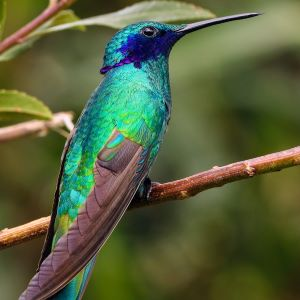
#> input picture Images/1.jpg, 300 x 300 px; its folder holds only this picture in this run
$ python -i EnhanceImg_Display.py   (imports and definitions only)
#> lines starting #> are read from the running program, lines starting #| are printed output that depends on the picture
import cv2
import numpy as np
import matplotlib
# [1 line not run here, left out]

import matplotlib.pyplot as plt

def calculate_histogram(image, mode):
    """
    Calculate the histogram of an image manually without using OpenCV's calcHist.

    Args:
        image: The input image. It can be either a grayscale or RGB image.
        mode (str): The mode of the image. It can be 'rgb' or 'gray'.

    Returns:
        list: A list containing the histogram(s) of the image.
              - For 'rgb' mode, it returns a list with three histograms (R, G, B).
              - For 'gray' mode, it returns a list with a single histogram.

    Raises:
        ValueError: If the mode is neither 'rgb' nor 'gray'.
    """
    if mode not in ('rgb', 'gray'):
        raise ValueError("Invalid mode. Use 'rgb' or 'gray'.")

    # Initialize the histogram with 256 bins (0-255)
    histogram = [0] * 256

    if mode == 'rgb':
        # Split the image into its R, G, B channels
        r_channel = image[:, :, 0]
        g_channel = image[:, :, 1]
        b_channel = image[:, :, 2]

        # Calculate histogram for each channel
        histograms = []
        for channel in [r_channel, g_channel, b_channel]:
            hist = [0] * 256
            for row in channel:
                for pixel in row:
                    hist[pixel] += 1
            histograms.append(hist)
        return histograms
    else:  # mode == 'gray'
        # Iterate through each pixel in the grayscale image
        for row in image:
            for pixel in row:
                histogram[pixel] += 1
        return [histogram]


def plot_histograms_as_array(hist, mode, title="Histogram"):
    if mode == "rgb":
        colors = ['blue', 'green', 'red']
        # labels = ['Blue Channel', 'Green Channel', 'Red Channel']
    else:
        colors = ['black']
        # labels = ['Grayscale Channel']

    fig, axs = plt.subplots(len(hist), 1, figsize=(5, 10))

    if len(hist) == 1:
        axs = [axs]  # Handle case for grayscale where axs is not a list.

    for i, color in enumerate(colors):
        axs[i].bar(np.arange(256), hist[i], color=color, width=1)
        # axs[i].set_title(f'{labels[i]}', fontsize=10, color=color)

        axs[i].set_xlim([0, 255])
        axs[i].set_facecolor('#F5F5F5')
        axs[i].spines['top'].set_visible(False)
        axs[i].spines['right'].set_visible(False)

    plt.suptitle(title, fontsize=12)
    plt.tight_layout()

    fig.canvas.draw()
    img = np.frombuffer(fig.canvas.buffer_rgba(), dtype=np.uint8)
    img = img.reshape(fig.canvas.get_width_height()[::-1] + (4,))  # RGBA

    img = cv2.cvtColor(img, cv2.COLOR_RGBA2RGB)  # Convert to RGB (optional if you want to match before)

    plt.close(fig)
    return img

def plot_cdf_as_array(hist, mode, title="Cumulative Distribution Function (CDF)"):
    """
    Calculate and plot the Cumulative Distribution Function (CDF) of an image histogram manually.

    Args:
        hist: The histogram of the image. For 'rgb' mode, it's a list of three histograms (R, G, B).
             For 'gray' mode, it's a single histogram.
        mode (str): The mode of the image. It can be 'rgb' or 'gray'.
        title (str): The title for the plot.

    Returns:
        img: The plot of the CDF as an image array.
    """
    if mode not in ('rgb', 'gray'):
        raise ValueError("Invalid mode. Use 'rgb' or 'gray'.")

    if mode == "rgb":
        colors = ['blue', 'green', 'red']
        num_channels = 3
    else:
        colors = ['black']
        num_channels = 1

    # Create a figure with subplots for each channel
    fig, axs = plt.subplots(num_channels, 1, figsize=(5, 10))
    if num_channels == 1:
        axs = [axs]  # Handle grayscale case

    for i in range(num_channels):
        if num_channels == 1:
            channel_hist = hist[0]
        else:
            channel_hist = hist[i]

        # Initialize CDF
        cdf = [0] * 256
        running_total = 0

        # Calculate running sum manually
        for intensity in range(256):
            running_total += channel_hist[intensity]
            cdf[intensity] = running_total

        # Normalize CDF
        total_pixels = running_total
        if total_pixels != 0:
            cdf = [value / total_pixels for value in cdf]
        else:
            # Handle case where there are no pixels (shouldn't happen with valid histogram)
            cdf = [0.0 for _ in range(256)]

        # Plot the CDF
        axs[i].plot(cdf, color=colors[i], linewidth=1.5)
        axs[i].set_xlim([0, 255])
        axs[i].set_ylim([0, 1])
        axs[i].set_facecolor('#F5F5F5')
        axs[i].spines['top'].set_visible(False)
        axs[i].spines['right'].set_visible(False)

    plt.suptitle(title, fontsize=12)
    plt.tight_layout()

    # Convert plot to image array
    fig.canvas.draw()
    img = np.frombuffer(fig.canvas.buffer_rgba(), dtype=np.uint8)
    img = img.reshape(fig.canvas.get_width_height()[::-1] + (4,))  # RGBA

    img = cv2.cvtColor(img, cv2.COLOR_RGBA2RGB)  # Convert to RGB

    plt.close(fig)
    return img

# [37 lines left out: function process_image, not called in this run]


def process_image(image, mode="rgb"):
    """
    Args:
        image (numpy.ndarray): Image to process.
        mode (str, optional): Mode to process image. Defaults to "rgb".

    Returns:
        numpy.ndarray: Histogram image.
        numpy.ndarray: CDF image.
    """


    height, width = image.shape[:2]

    # Calculate histogram
    hist = calculate_histogram(image, mode)

    # Generate images (histogram & CDF)
    hist_bars_img = plot_histograms_as_array(hist, mode, title=f"{mode.upper()} Histogram")
    cdf_img = plot_cdf_as_array(hist, mode, title=f"{mode.upper()} CDF")

    # Resize both to match original image size
    hist_bars_img = cv2.resize(hist_bars_img, (width, height))
    cdf_img = cv2.resize(cdf_img, (width, height))

    return hist_bars_img, cdf_img


# [96 lines left out: functions equalize_image, normalize_image, manual_global_threshold, manual_local_threshold, not called in this run]

>>> import cv2
>>> picture = cv2.imread('Images/1.jpg')
#> picture is the input picture: shape (300, 300, 3); mean B, G, R 62, 97.4, 87.4
>>> result = process_image(picture)
#> in calculate_histogram, `r_channel = image[:, :, 0]`:
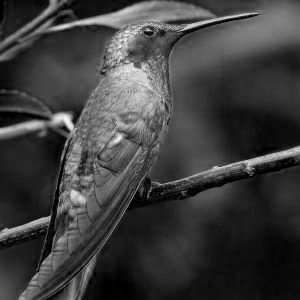
#> r_channel: shape (300, 300); min 0, max 251, mean 62
#> in calculate_histogram, `g_channel = image[:, :, 1]`:
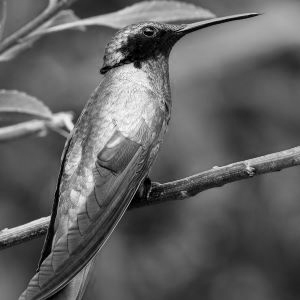
#> g_channel: shape (300, 300); min 0, max 254, mean 97.4
#> in calculate_histogram, `b_channel = image[:, :, 2]`:
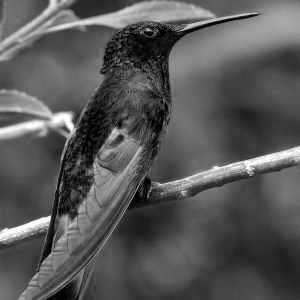
#> b_channel: shape (300, 300); min 0, max 255, mean 87.4
#> the loop in calculate_histogram, `for channel in [r_channel, g_channel, b_channel]:` made 3 passes
#> after the loop in calculate_histogram, `for channel in [r_channel, g_channel, b_channel]:`: histograms = 3 items
#> in plot_histograms_as_array, `plt.close(fig)`:
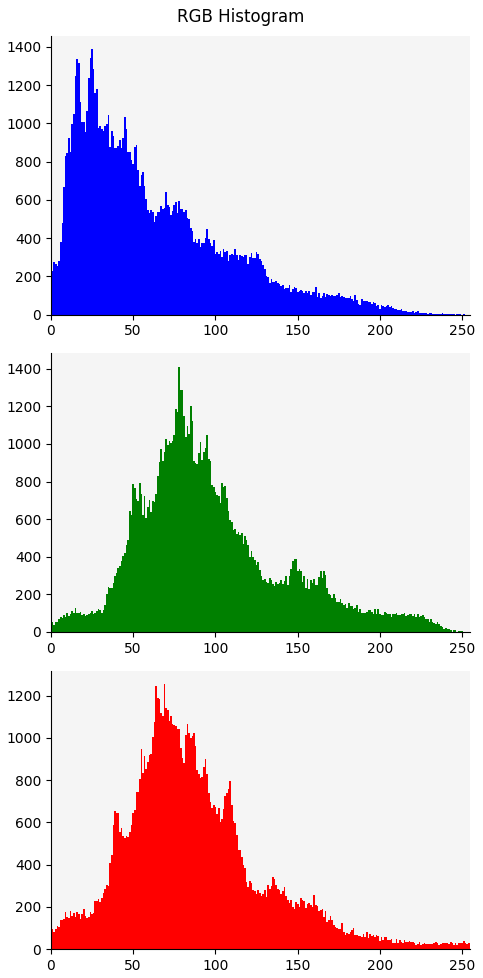
#> figure drawn by matplotlib, 3 panels; panel 1: tallest bar 1388 high, from x = 24.5 to 25.5; panel 2: tallest bar 1411 high, from x = 77.5 to 78.5; panel 3: tallest bar 1255 high, from x = 68.5 to 69.5
#> in plot_cdf_as_array, `plt.close(fig)`:
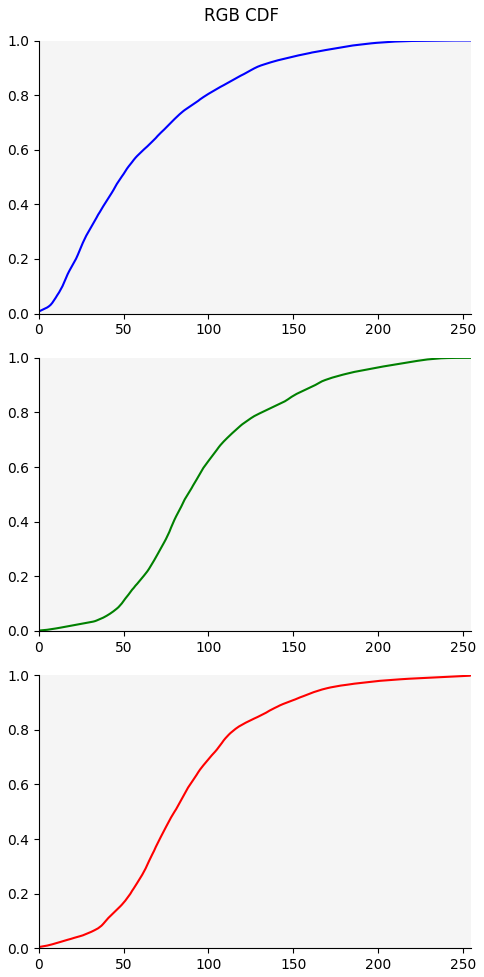
#> figure drawn by matplotlib, 3 panels; panel 1: curve peaks at x = 251, y = 1; panel 2: curve peaks at x = 254, y = 1; panel 3: curve peaks at x = 255, y = 1
#> in process_image, `hist_bars_img = cv2.resize(hist_bars_img, (width, height))`:
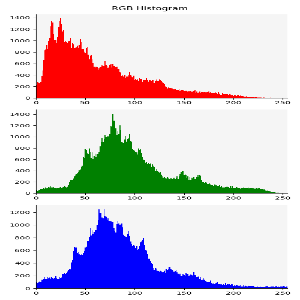
#> hist_bars_img: shape (300, 300, 3); mean B, G, R 217.6, 209.2, 216.5
#> in process_image, `cdf_img = cv2.resize(cdf_img, (width, height))`:
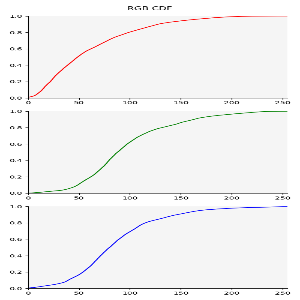
#> cdf_img: shape (300, 300, 3); mean B, G, R 243.5, 243.2, 243.5

$ run again, on Images/2 (1).jpg
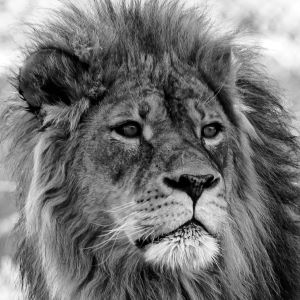
#> input picture Images/2 (1).jpg, 300 x 300 px
#> picture is the input picture: shape (300, 300, 3); min 0, max 255, mean 116
#> the loop in calculate_histogram, `for channel in [r_channel, g_channel, b_channel]:` made 3 passes
#> after the loop in calculate_histogram, `for channel in [r_channel, g_channel, b_channel]:`: histograms = 3 items
#> in plot_histograms_as_array, `plt.close(fig)`:
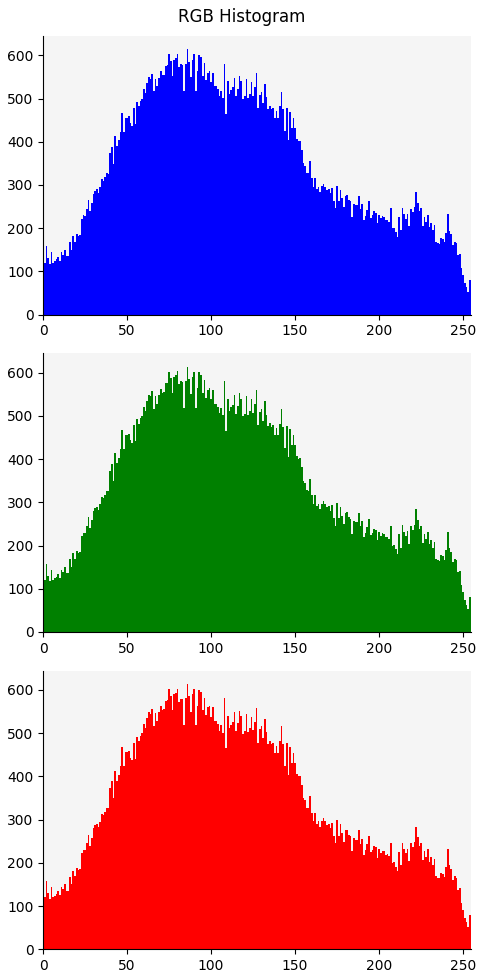
#> figure drawn by matplotlib, 3 panels; panel 1: tallest bar 614 high, from x = 85.5 to 86.5; panel 2: tallest bar 614 high, from x = 85.5 to 86.5; panel 3: tallest bar 614 high, from x = 85.5 to 86.5
#> in process_image, `cdf_img = cv2.resize(cdf_img, (width, height))`:
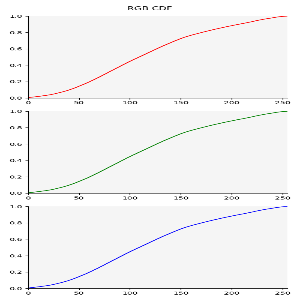
#> cdf_img: shape (300, 300, 3); mean B, G, R 243.5, 243.2, 243.5

$ run again, on Images/Michael-Moore2.jpg
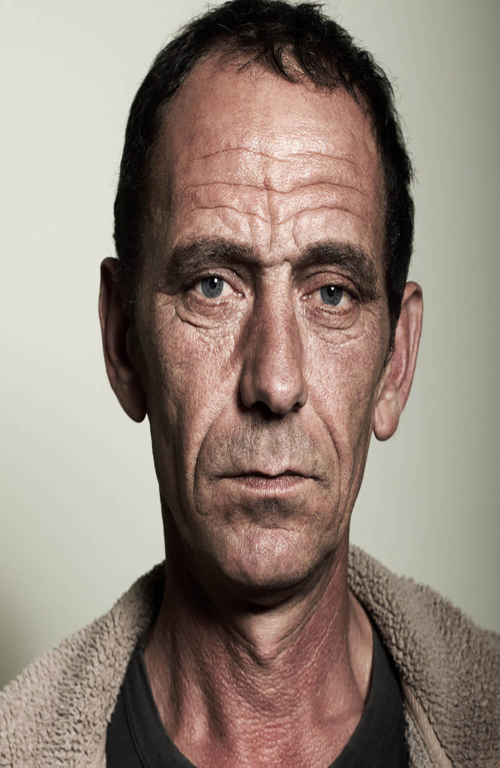
#> input picture Images/Michael-Moore2.jpg, 1000 x 1535 px (shown at 1/2 size)
#> picture is the input picture: shape (1535, 1000, 3); mean B, G, R 121.8, 132.2, 147.4
#> the loop in calculate_histogram, `for channel in [r_channel, g_channel, b_channel]:` made 3 passes
#> after the loop in calculate_histogram, `for channel in [r_channel, g_channel, b_channel]:`: histograms = 3 items
#> in plot_histograms_as_array, `plt.close(fig)`:
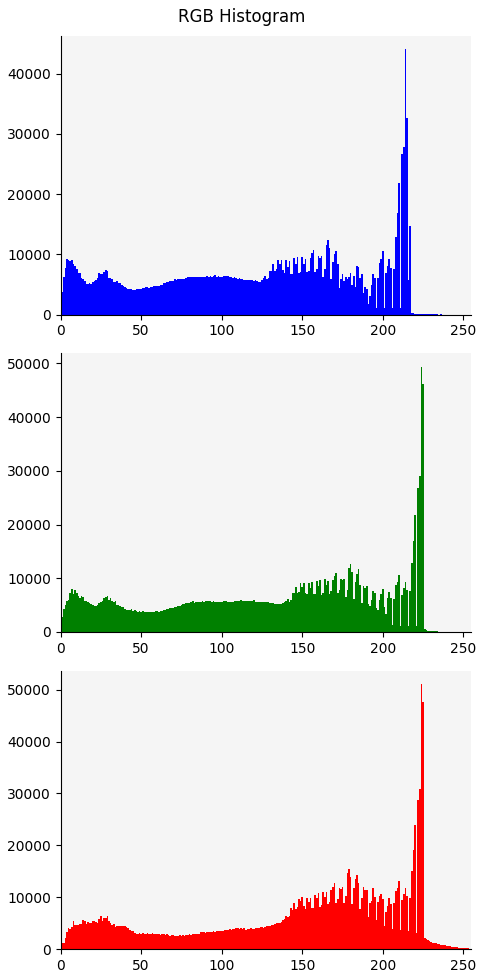
#> figure drawn by matplotlib, 3 panels; panel 1: tallest bar 44072 high, from x = 213.5 to 214.5; panel 2: tallest bar 49406 high, from x = 223.5 to 224.5; panel 3: tallest bar 51086 high, from x = 223.5 to 224.5
#> in process_image, `cdf_img = cv2.resize(cdf_img, (width, height))`:
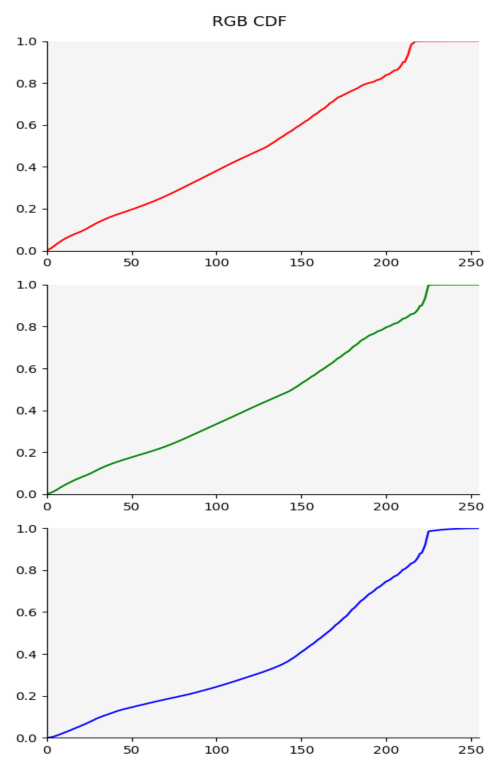
#> cdf_img: shape (1535, 1000, 3) (shown at 1/2 size); mean B, G, R 244.3, 244, 244.3

$ run again, on Images/girl2.jpg
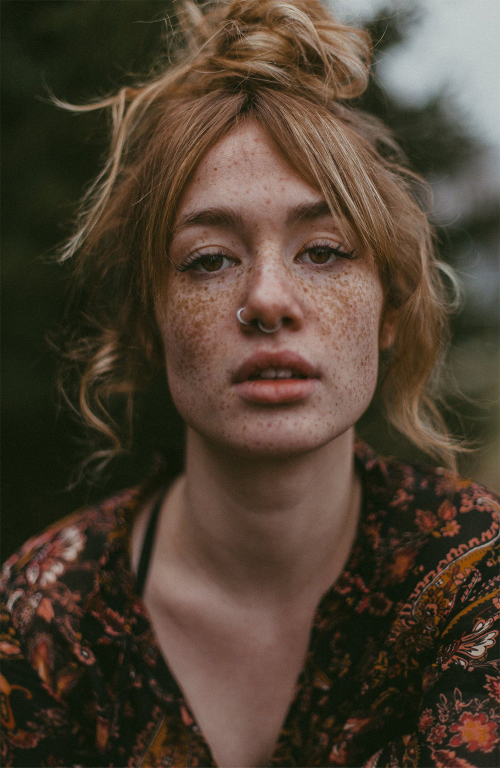
#> input picture Images/girl2.jpg, 1000 x 1535 px (shown at 1/2 size)
#> picture is the input picture: shape (1535, 1000, 3); mean B, G, R 50.1, 64.6, 78.6
#> the loop in calculate_histogram, `for channel in [r_channel, g_channel, b_channel]:` made 3 passes
#> after the loop in calculate_histogram, `for channel in [r_channel, g_channel, b_channel]:`: histograms = 3 items
#> in process_image, `cdf_img = cv2.resize(cdf_img, (width, height))`:
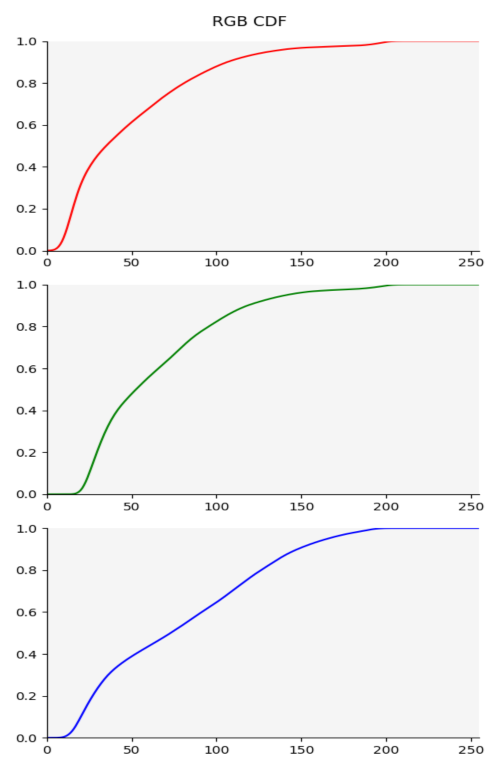
#> cdf_img: shape (1535, 1000, 3) (shown at 1/2 size); mean B, G, R 244.3, 244, 244.3
